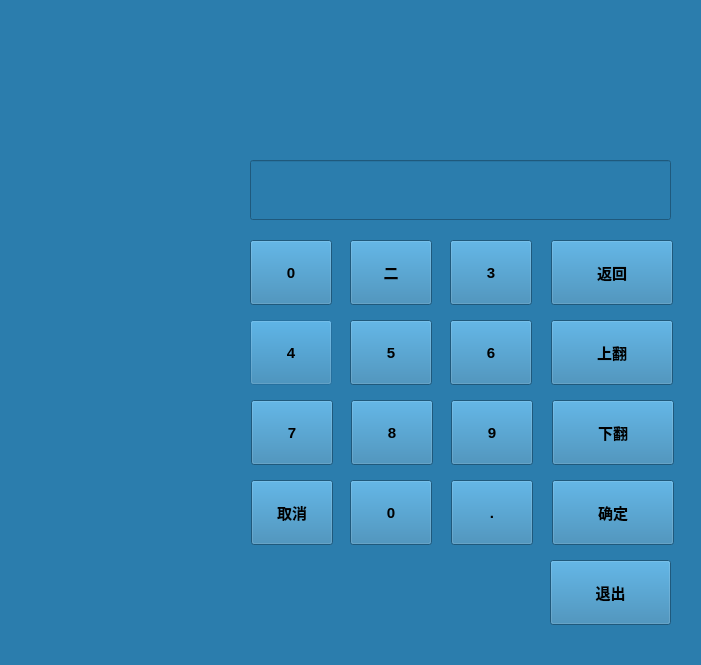
<?xml version="1.0" encoding="UTF-8"?>
<ui version="4.0">
 <class>ManagerDialog</class>
 <widget class="QDialog" name="ManagerDialog">
  <property name="geometry">
   <rect>
    <x>0</x>
    <y>0</y>
    <width>701</width>
    <height>665</height>
   </rect>
  </property>
  <property name="windowTitle">
   <string>Dialog</string>
  </property>
  <property name="styleSheet">
   <string notr="true">background-color: rgb(43, 125, 173);</string>
  </property>
  <widget class="QPushButton" name="Button4">
   <property name="geometry">
    <rect>
     <x>250</x>
     <y>320</y>
     <width>82</width>
     <height>65</height>
    </rect>
   </property>
   <property name="font">
    <font>
     <pointsize>11</pointsize>
     <weight>75</weight>
     <bold>true</bold>
    </font>
   </property>
   <property name="styleSheet">
    <string notr="true"/>
   </property>
   <property name="text">
    <string>4</string>
   </property>
  </widget>
  <widget class="QPushButton" name="Button3">
   <property name="geometry">
    <rect>
     <x>450</x>
     <y>240</y>
     <width>82</width>
     <height>65</height>
    </rect>
   </property>
   <property name="font">
    <font>
     <pointsize>11</pointsize>
     <weight>75</weight>
     <bold>true</bold>
    </font>
   </property>
   <property name="text">
    <string>3</string>
   </property>
  </widget>
  <widget class="QPushButton" name="ButtonReturn">
   <property name="geometry">
    <rect>
     <x>551</x>
     <y>240</y>
     <width>122</width>
     <height>65</height>
    </rect>
   </property>
   <property name="font">
    <font>
     <pointsize>11</pointsize>
     <weight>75</weight>
     <bold>true</bold>
    </font>
   </property>
   <property name="text">
    <string>返回</string>
   </property>
  </widget>
  <widget class="QPushButton" name="Button8">
   <property name="geometry">
    <rect>
     <x>351</x>
     <y>400</y>
     <width>82</width>
     <height>65</height>
    </rect>
   </property>
   <property name="font">
    <font>
     <pointsize>11</pointsize>
     <weight>75</weight>
     <bold>true</bold>
    </font>
   </property>
   <property name="text">
    <string>8</string>
   </property>
  </widget>
  <widget class="QPushButton" name="ButtonPageDown">
   <property name="geometry">
    <rect>
     <x>552</x>
     <y>400</y>
     <width>122</width>
     <height>65</height>
    </rect>
   </property>
   <property name="font">
    <font>
     <pointsize>11</pointsize>
     <weight>75</weight>
     <bold>true</bold>
    </font>
   </property>
   <property name="text">
    <string>下翻</string>
   </property>
  </widget>
  <widget class="QPushButton" name="ButtonCancel">
   <property name="geometry">
    <rect>
     <x>251</x>
     <y>480</y>
     <width>82</width>
     <height>65</height>
    </rect>
   </property>
   <property name="font">
    <font>
     <pointsize>11</pointsize>
     <weight>75</weight>
     <bold>true</bold>
    </font>
   </property>
   <property name="styleSheet">
    <string notr="true"/>
   </property>
   <property name="text">
    <string>取消</string>
   </property>
  </widget>
  <widget class="QPushButton" name="Button6">
   <property name="geometry">
    <rect>
     <x>450</x>
     <y>320</y>
     <width>82</width>
     <height>65</height>
    </rect>
   </property>
   <property name="font">
    <font>
     <pointsize>11</pointsize>
     <weight>75</weight>
     <bold>true</bold>
    </font>
   </property>
   <property name="text">
    <string>6</string>
   </property>
  </widget>
  <widget class="QPushButton" name="ButtonPoint">
   <property name="geometry">
    <rect>
     <x>451</x>
     <y>480</y>
     <width>82</width>
     <height>65</height>
    </rect>
   </property>
   <property name="font">
    <font>
     <pointsize>11</pointsize>
     <weight>75</weight>
     <bold>true</bold>
    </font>
   </property>
   <property name="text">
    <string>.</string>
   </property>
  </widget>
  <widget class="QPushButton" name="Button5">
   <property name="geometry">
    <rect>
     <x>350</x>
     <y>320</y>
     <width>82</width>
     <height>65</height>
    </rect>
   </property>
   <property name="font">
    <font>
     <pointsize>11</pointsize>
     <weight>75</weight>
     <bold>true</bold>
    </font>
   </property>
   <property name="text">
    <string>5</string>
   </property>
  </widget>
  <widget class="QPushButton" name="Button7">
   <property name="geometry">
    <rect>
     <x>251</x>
     <y>400</y>
     <width>82</width>
     <height>65</height>
    </rect>
   </property>
   <property name="font">
    <font>
     <pointsize>11</pointsize>
     <weight>75</weight>
     <bold>true</bold>
    </font>
   </property>
   <property name="styleSheet">
    <string notr="true"/>
   </property>
   <property name="text">
    <string>7</string>
   </property>
  </widget>
  <widget class="QPushButton" name="ButtonPageUp">
   <property name="geometry">
    <rect>
     <x>551</x>
     <y>320</y>
     <width>122</width>
     <height>65</height>
    </rect>
   </property>
   <property name="font">
    <font>
     <pointsize>11</pointsize>
     <weight>75</weight>
     <bold>true</bold>
    </font>
   </property>
   <property name="text">
    <string>上翻</string>
   </property>
  </widget>
  <widget class="QPushButton" name="Button1">
   <property name="geometry">
    <rect>
     <x>250</x>
     <y>240</y>
     <width>82</width>
     <height>65</height>
    </rect>
   </property>
   <property name="font">
    <font>
     <pointsize>11</pointsize>
     <weight>75</weight>
     <bold>true</bold>
    </font>
   </property>
   <property name="styleSheet">
    <string notr="true"/>
   </property>
   <property name="text">
    <string>0</string>
   </property>
  </widget>
  <widget class="QPushButton" name="Button2">
   <property name="geometry">
    <rect>
     <x>350</x>
     <y>240</y>
     <width>82</width>
     <height>65</height>
    </rect>
   </property>
   <property name="font">
    <font>
     <pointsize>11</pointsize>
     <weight>75</weight>
     <bold>true</bold>
    </font>
   </property>
   <property name="text">
    <string>二</string>
   </property>
  </widget>
  <widget class="QPushButton" name="Button9">
   <property name="geometry">
    <rect>
     <x>451</x>
     <y>400</y>
     <width>82</width>
     <height>65</height>
    </rect>
   </property>
   <property name="font">
    <font>
     <pointsize>11</pointsize>
     <weight>75</weight>
     <bold>true</bold>
    </font>
   </property>
   <property name="text">
    <string>9</string>
   </property>
  </widget>
  <widget class="QPushButton" name="ButtonEnter">
   <property name="geometry">
    <rect>
     <x>552</x>
     <y>480</y>
     <width>122</width>
     <height>65</height>
    </rect>
   </property>
   <property name="font">
    <font>
     <pointsize>11</pointsize>
     <weight>75</weight>
     <bold>true</bold>
    </font>
   </property>
   <property name="text">
    <string>确定</string>
   </property>
  </widget>
  <widget class="QPushButton" name="Button0">
   <property name="geometry">
    <rect>
     <x>350</x>
     <y>480</y>
     <width>82</width>
     <height>65</height>
    </rect>
   </property>
   <property name="font">
    <font>
     <pointsize>11</pointsize>
     <weight>75</weight>
     <bold>true</bold>
    </font>
   </property>
   <property name="text">
    <string>0</string>
   </property>
  </widget>
  <widget class="QPushButton" name="ButtonExit">
   <property name="geometry">
    <rect>
     <x>550</x>
     <y>560</y>
     <width>121</width>
     <height>65</height>
    </rect>
   </property>
   <property name="font">
    <font>
     <pointsize>11</pointsize>
     <weight>75</weight>
     <bold>true</bold>
    </font>
   </property>
   <property name="text">
    <string>退出</string>
   </property>
  </widget>
  <widget class="QLineEdit" name="LineEditPwd">
   <property name="geometry">
    <rect>
     <x>250</x>
     <y>160</y>
     <width>421</width>
     <height>60</height>
    </rect>
   </property>
   <property name="font">
    <font>
     <pointsize>12</pointsize>
     <weight>75</weight>
     <bold>true</bold>
    </font>
   </property>
  </widget>
 </widget>
 <resources/>
 <connections>
  <connection>
   <sender>ButtonExit</sender>
   <signal>clicked()</signal>
   <receiver>ManagerDialog</receiver>
   <slot>close()</slot>
   <hints>
    <hint type="sourcelabel">
     <x>611</x>
     <y>612</y>
    </hint>
    <hint type="destinationlabel">
     <x>350</x>
     <y>332</y>
    </hint>
   </hints>
  </connection>
 </connections>
</ui>
